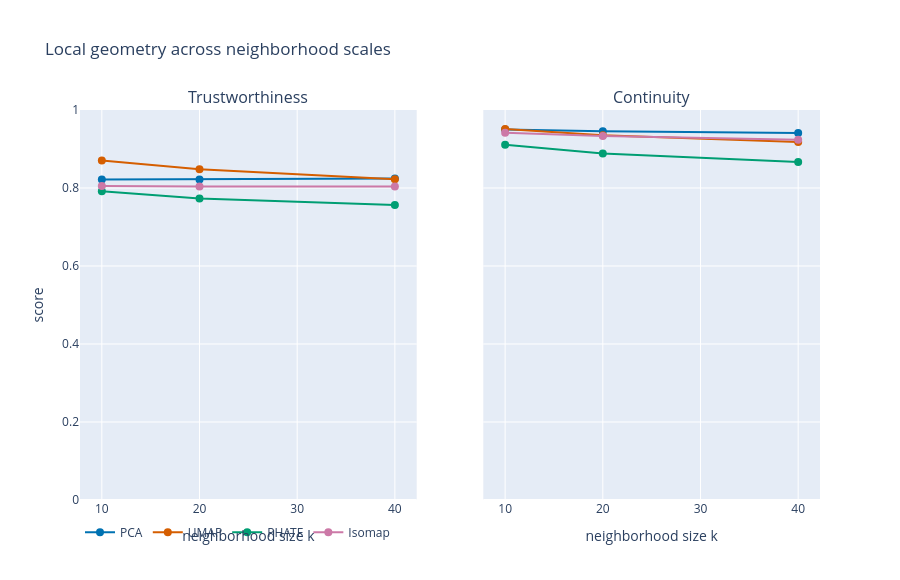

Notebook source saved alongside this figure:
### Code cell
# Two metric panels, each a line per method, laid out side by side.
quality_figure = facet_figures(
    {
        metric.capitalize(): plot_scatter(
            quality_records[quality_records["metric"] == metric].sort_values(
                "scope_value"
            ),
            x="scope_value",
            y="value",
            color="method",
            mode="lines+markers",
            xaxis_title="neighborhood size k",
            yaxis_title="score",
        )
        for metric in ("trustworthiness", "continuity")
    },
    n_cols=2,
    title="Local geometry across neighborhood scales",
    row_height=440,
)
quality_figure.update_yaxes(range=[0, 1])
quality_figure.show()

### Figure 1 — Plotly figure (JSON) as saved in the notebook; plotly's stock layout.template omitted (floating-point values rounded to 4 significant figures)
{"data": [{"legendgroup": "PCA", "line": {"color": "#0072B2", "width": 2}, "marker": {"color": "#0072B2", "size": 8}, "mode": "lines+markers", "name": "PCA", "showlegend": true, "type": "scatter", "x": [10, 20, 40], "xaxis": "x", "y": [0.8215, 0.8221, 0.8243], "yaxis": "y"}, {"legendgroup": "UMAP", "line": {"color": "#D55E00", "width": 2}, "marker": {"color": "#D55E00", "size": 8}, "mode": "lines+markers", "name": "UMAP", "showlegend": true, "type": "scatter", "x": [10, 20, 40], "xaxis": "x", "y": [0.8707, 0.848, 0.8225], "yaxis": "y"}, {"legendgroup": "PHATE", "line": {"color": "#009E73", "width": 2}, "marker": {"color": "#009E73", "size": 8}, "mode": "lines+markers", "name": "PHATE", "showlegend": true, "type": "scatter", "x": [10, 20, 40], "xaxis": "x", "y": [0.792, 0.7731, 0.7562], "yaxis": "y"}, {"legendgroup": "Isomap", "line": {"color": "#CC79A7", "width": 2}, "marker": {"color": "#CC79A7", "size": 8}, "mode": "lines+markers", "name": "Isomap", "showlegend": true, "type": "scatter", "x": [10, 20, 40], "xaxis": "x", "y": [0.805, 0.8036, 0.8037], "yaxis": "y"}, {"legendgroup": "PCA", "line": {"color": "#0072B2", "width": 2}, "marker": {"color": "#0072B2", "size": 8}, "mode": "lines+markers", "name": "PCA", "showlegend": false, "type": "scatter", "x": [10, 20, 40], "xaxis": "x2", "y": [0.9498, 0.9455, 0.9409], "yaxis": "y2"}, {"legendgroup": "UMAP", "line": {"color": "#D55E00", "width": 2}, "marker": {"color": "#D55E00", "size": 8}, "mode": "lines+markers", "name": "UMAP", "showlegend": false, "type": "scatter", "x": [10, 20, 40], "xaxis": "x2", "y": [0.9511, 0.9354, 0.9183], "yaxis": "y2"}, {"legendgroup": "PHATE", "line": {"color": "#009E73", "width": 2}, "marker": {"color": "#009E73", "size": 8}, "mode": "lines+markers", "name": "PHATE", "showlegend": false, "type": "scatter", "x": [10, 20, 40], "xaxis": "x2", "y": [0.9112, 0.8882, 0.8665], "yaxis": "y2"}, {"legendgroup": "Isomap", "line": {"color": "#CC79A7", "width": 2}, "marker": {"color": "#CC79A7", "size": 8}, "mode": "lines+markers", "name": "Isomap", "showlegend": false, "type": "scatter", "x": [10, 20, 40], "xaxis": "x2", "y": [0.9414, 0.9334, 0.924], "yaxis": "y2"}], "layout": {"annotations": [{"font": {"size": 16}, "showarrow": false, "text": "Trustworthiness", "x": 0.2275, "xanchor": "center", "xref": "paper", "y": 1, "yanchor": "bottom", "yref": "paper"}, {"font": {"size": 16}, "showarrow": false, "text": "Continuity", "x": 0.7725, "xanchor": "center", "xref": "paper", "y": 1, "yanchor": "bottom", "yref": "paper"}], "height": 580, "legend": {"orientation": "h", "y": -0.12, "yanchor": "bottom"}, "margin": {"t": 110}, "title": {"text": "Local geometry across neighborhood scales"}, "xaxis": {"anchor": "y", "domain": [0, 0.455], "title": {"text": "neighborhood size k"}}, "xaxis2": {"anchor": "y2", "domain": [0.545, 1], "title": {"text": "neighborhood size k"}}, "yaxis": {"anchor": "x", "domain": [0, 1], "range": [0, 1], "title": {"text": "score"}}, "yaxis2": {"anchor": "x2", "domain": [0, 1], "matches": "y", "range": [0, 1], "showticklabels": false}}}
